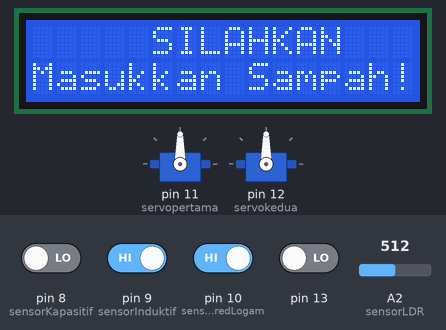
The sketch below on a simulated Arduino Uno, built with avr-gcc and run on an emulated ATmega328P. Shown: 2 × servo, 16×2 character LCD. The inputs (shaded band) are chosen by the test bench; at power-on: pin 9 (sensorInduktif), pin 10 (sensorInfraredLogam) HIGH, pin 8 (sensorKapasitif), pin 13 LOW, A2 (sensorLDR) = 512. What the sketch prints to the serial monitor is not drawn.

Above: at 3.2 s.
3.3 s: pin 10 (sensorInfraredLogam) driven LOW
At 6.3 s:
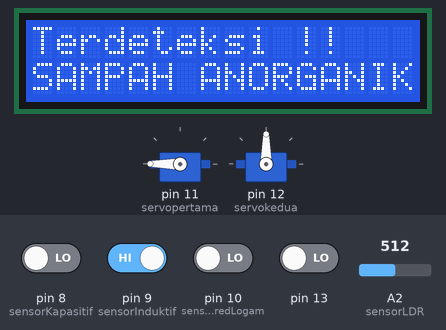
9.3 s: pin 8 (sensorKapasitif) driven HIGH
At 14.6 s:
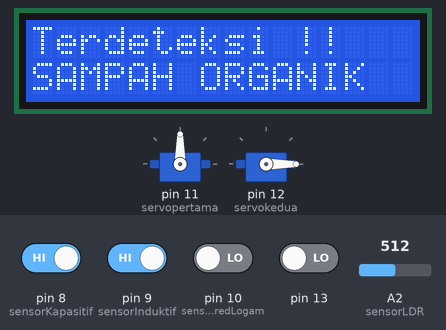
14.9 s: pin 9 (sensorInduktif) driven LOW
At 18.7 s:
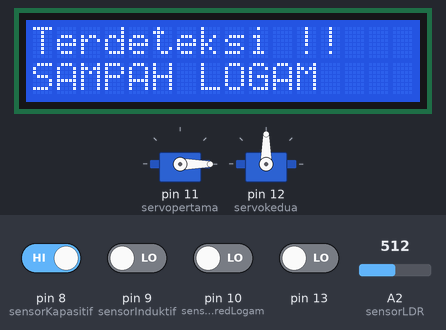
20.9 s: pin 9 (sensorInduktif) driven HIGH
At 26.0 s:
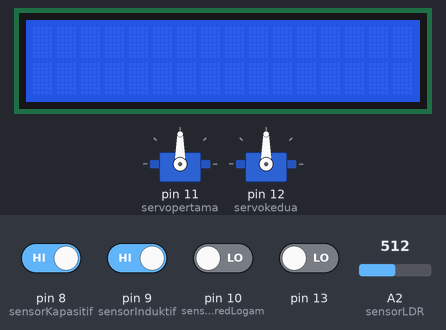
26.9 s: pin 8 (sensorKapasitif) driven LOW
At 31.3 s:
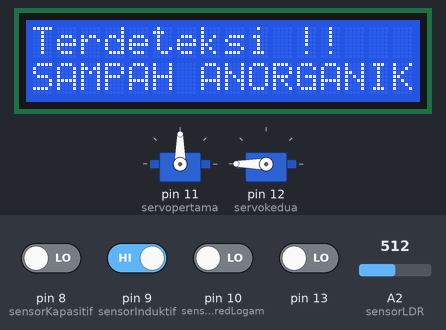
32.9 s: pin 10 (sensorInfraredLogam) driven HIGH
At 33.4 s:
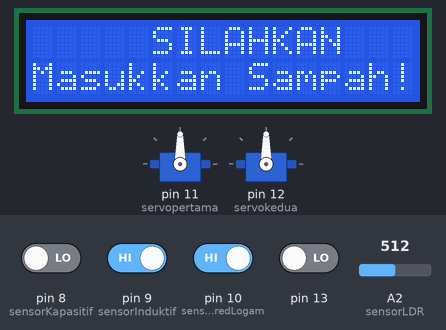
Timing chart, 0 to 35.9 s (numbered marks = the images above; inputs shaded):
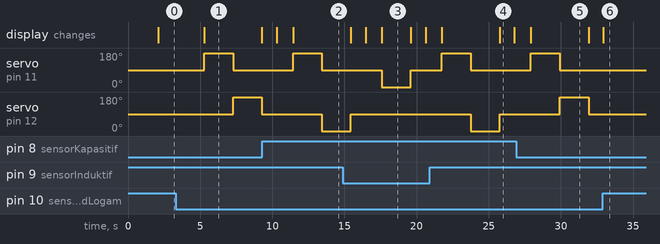

The sketch:

Pemisah_Sampah.ino
```cpp
#include <LiquidCrystal_I2C.h>
#include <Servo.h> // memanggil library servo

LiquidCrystal_I2C lcd(0x27, 16, 2);


#define sensorKapasitif 8
#define sensorInduktif 9
#define sensorInfrared 10
int sensorLDR = A2;

Servo servopertama; //buat variabel servo dengan nama servoInduktif
Servo servokedua; //buat variabel servo dengan nama servoOrganik

bool nilaisensorInduktif = 0;
bool nilaisensorKapasitif = 0;
bool nilaisensorInfrared;

void setup() {
  Serial.begin(9600);
  servopertama.attach(11);// servo terletak di pin 11
  servokedua.attach(12);// servo terletak di pin 12

  pinMode(8,INPUT);//sensorKapasitif
  pinMode(9,INPUT);//sensorInduktif
  pinMode(10,INPUT);//sensorInfraredLogam

  servopertama.write(90);
  servokedua.write(90);

  lcd.begin();
//  lcd.backlight();
  lcd.setCursor(7,0);// memilih kolom ke 7 baris ke 1 pada LCD
  lcd.print("HALO");// menampilkan kalimat periksa sampah pada LCD
  lcd.setCursor(0,1);// memilih kolom ke 0 baris ke 2 pada LCD
  lcd.print("SELAMAT DATANG");// menampilkan kalimat periksa sampah pada LCD
  delay(2000);
  lcd.clear();
}

void loop() {

//  lcd.backlight();
  lcd.setCursor(5,0);// memilih kolom ke 5 baris ke 0 pada LCD
  lcd.print("SILAHKAN");// menampilkan kalimat periksa sampah pada LCD
  lcd.setCursor(0,1);// memilih kolom ke 0 baris ke 2 pada LCD
  lcd.print("Masukkan Sampah!");// menampilkan kalimat periksa sampah pada LCD

  nilaisensorKapasitif = digitalRead(8);
  nilaisensorInduktif = digitalRead(9);
  nilaisensorInfrared = digitalRead(10);
  int nilaisensorLDR = analogRead(sensorLDR);

  delay (1000);

  Serial.print("Infrared = ");
  Serial.println(nilaisensorInfrared);
  Serial.print("Induktif = ");
  Serial.println(nilaisensorInduktif);
  Serial.print("Kapasitif = ");
  Serial.println(nilaisensorKapasitif);
  Serial.print("LDR = ");
  Serial.println(nilaisensorLDR);

  Serial.println();

    if(nilaisensorInfrared == 0){
    Serial.print("Ada Sampah");
    Serial.println();
    delay(100);
    nilaisensorKapasitif = digitalRead(8);
    nilaisensorInduktif = digitalRead(9);
    nilaisensorInfrared = digitalRead(10);
    nilaisensorLDR = digitalRead(13);

    if(nilaisensorInduktif == 0 && nilaisensorKapasitif == 1 && nilaisensorLDR >= 0){
      lcd.clear();
//      lcd.backlight();
      lcd.setCursor(0,0);// memilih kolom ke 0 baris ke 0 pada LCD
      lcd.print("Terdeteksi !!");// menampilkan kalimat periksa sampah pada LCD
      lcd.setCursor(0,1);// memilih kolom ke 0 baris ke 1 pada LCD
      lcd.print("SAMPAH LOGAM");// menampilkan kalimat periksa sampah pada LCD

      servopertama.write(0);
      Serial.println("SAMPAH LOGAM");
      Serial.print("Sebelah Kanan");
      Serial.println();
      Serial.println();
      delay(2000);
      servopertama.write(90);
      lcd.clear();
    }
    else if(nilaisensorInduktif == 0 && nilaisensorLDR >= 0){
      lcd.clear();
//      lcd.backlight();
      lcd.setCursor(0,0);// memilih kolom ke 0 baris ke 0 pada LCD
      lcd.print("Terdeteksi !!");// menampilkan kalimat periksa sampah pada LCD
      lcd.setCursor(0,1);// memilih kolom ke 0 baris ke 1 pada LCD
      lcd.print("SAMPAH LOGAM");// menampilkan kalimat periksa sampah pada LCD

      servopertama.write(0);
      Serial.println("SAMPAH LOGAM");
      Serial.print("Sebelah Kanan");
      Serial.println();
      Serial.println();
      delay(2000);
      servopertama.write(90);
      lcd.clear();
    }
    else if(nilaisensorKapasitif == 1 && nilaisensorLDR >= 0){
      lcd.clear();
//      lcd.backlight();
      lcd.setCursor(0,0);// memilih kolom ke 0 baris ke 0 pada LCD
      lcd.print("Terdeteksi !!");// menampilkan kalimat periksa sampah pada LCD
      lcd.setCursor(0,1);// memilih kolom ke 0 baris ke 1 pada LCD
      lcd.print("SAMPAH ORGANIK");// menampilkan kalimat periksa sampah pada LCD

      servopertama.write(180);
      Serial.println("SAMPAH ORGANIK");
      Serial.print("Putar Sebelah Kiri Dulu");
      Serial.println();
      Serial.println();
      delay(2000);
      servopertama.write(90);
      servokedua.write(0);
      Serial.println("SAMPAH ORGANIK");
      Serial.print("Sebelah Kanan");
      Serial.println();
      Serial.println();
      delay(2000);
      servokedua.write(90);
      lcd.clear();
    }
    else if(nilaisensorLDR >= 0 ){
      lcd.clear();
//      lcd.backlight();
      lcd.setCursor(0,0);// memilih kolom ke 0 baris ke 0 pada LCD
      lcd.print("Terdeteksi !!");// menampilkan kalimat periksa sampah pada LCD
      lcd.setCursor(0,1);// memilih kolom ke 0 baris ke 1 pada LCD
      lcd.print("SAMPAH ANORGANIK");// menampilkan kalimat periksa sampah pada LCD

      servopertama.write(180);
      Serial.println("SAMPAH ANORGANIK");
      Serial.print("Putar Sebelah Kiri Dulu");
      Serial.println();
      Serial.println();
      delay(2000);
      servopertama.write(90);
      servokedua.write(180);
      Serial.println("SAMPAH ANORGANIK");
      Serial.print("Sebelah Kiri");
      Serial.println();
      Serial.println();
      delay(2000);
      servokedua.write(90);
      lcd.clear();
    }
  }else{
    servopertama.write(90);
    Serial.println("Tidak Ada Sampah");
    Serial.println();
  }
  delay(1000);
  Serial.println();
  Serial.println("----");
  Serial.println();

}
```

Measured:
- after the input at 3.3 s, servo on pin 11 (servopertama): 90° → 180° after 2.0 s, → 90° 2.0 s later; servo on pin 12 (servokedua): 90° → 180° after 4.0 s, → 90° 2.0 s later; the display: changes after 2.0 s (image 1)
- after the input at 9.3 s, servo on pin 12 (servokedua): 90° → 0° after 4.1 s; the display: first differs from a run without the input after 2.1 s (image 2)
- after the input at 14.9 s, servo on pin 12 (servokedua): goes on until 15.4 s, then stays 90°; the display: first differs from a run without the input after 2.7 s (image 3)
- after the input at 20.9 s, servo on pin 12 (servokedua): 90° → 0° after 2.9 s, → 90° 2.0 s later; the display: first changes after 0.86 s (image 4 shows a later state)
- after the input at 26.9 s, the display: changes after 1.0 s (image 5)
- after the input at 32.9 s, servo on pin 11 (servopertama): stays 90° (without the input it goes to 180° after 1.2 s); servo on pin 12 (servokedua): stays 90° (without the input it goes to 180° after 3.2 s)
- what the display in image 1 shows lasts 4.0 s, from 5.3 s to 9.3 s
